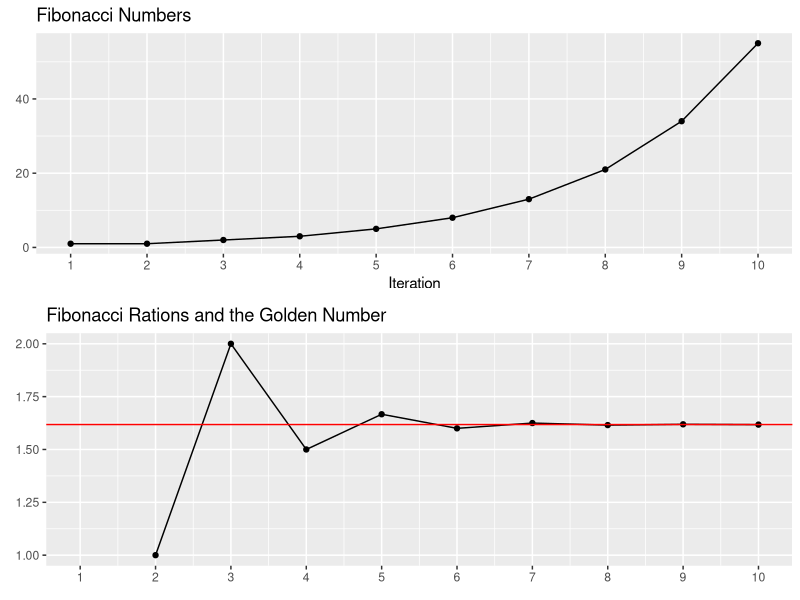

Generate this figure with R:
library(ggplot2)
library(gridExtra)

fib <- function(n){
  A <- replicate(n,1)
  if (n == 1 || n == 2){
    return(A[n])
  }
  for (i in 3:n){
    A[i] <- A[i-1] + A[i-2]
  }
  return(A)
}

fib_ratio <- function(n){
  vals <- fib(n)
  index <- 1:n
  ratios <- c(NA,1)
  for (i in 3:n){
    ratios <- c(ratios,vals[i]/vals[i-1])
  }
  fib_table <- data.frame(index,vals,ratios)
  p1 <- ggplot(fib_table ,aes(x=index,y=vals)) + geom_point() + geom_line() +
    ylab(element_blank()) + ggtitle("Fibonacci Numbers") +
    scale_x_continuous("Iteration", labels = as.character(index), breaks = index)
  p2 <- ggplot(fib_table,aes(index,ratios)) + geom_point() + geom_line() +
    ylab(element_blank()) + ggtitle("Fibonacci Rations and the Golden Number") +
    scale_x_continuous(element_blank(), labels = as.character(index), breaks = index) +
    geom_hline(yintercept = (1 + sqrt(5))/2, color = "red")
  grid.arrange(p1, p2, nrow=2)
}

fib_ratio(10)